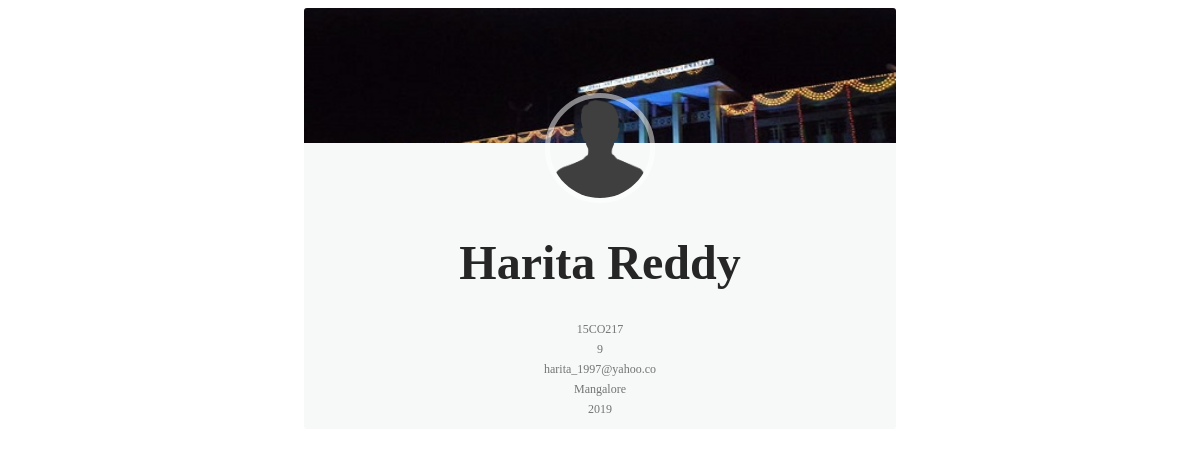
Page /alumni_tracker/search/display/15CO217/ on the committed database.
### alumni_tracker/models.py (models this page shows, shortened)
class Alumnus(models.Model):
	alumni_name = models.CharField(max_length=100)
	roll_no = models.CharField(max_length=7,primary_key=True)
	present_city = models.ForeignKey(Location,on_delete=models.SET_NULL,null=True)
	email_id = models.CharField(max_length=20,null=True)
	dept_code = models.ForeignKey(Department,on_delete=models.SET_NULL,null=True)
	grad_year = models.IntegerField()
	cgpa = models.IntegerField()

class Location(models.Model):
	city = models.CharField(max_length=30,primary_key=True)
	country = models.CharField(max_length=30)
	def __str__(self):
		return self.city

### alumni_tracker/views.py (the view)
# urls.py: url(r'^search/display/(?P<pk>[0-9]+[A-Z]+[0-9]+)/$', views.DetailView.as_view(), name='details'),
class DetailView(generic.DetailView):
	model = Alumnus
	template_name = 'alumni_tracker/details.html'
	context_object_name = 'alumnus'

### alumni_tracker/templates/alumni_tracker/details.html (shortened to what this page needs)
{% load staticfiles %}
<head>
		<link rel="stylesheet" type="text/css" href="{% static 'alumni_tracker/details.css' %}">
		<link rel="stylesheet" type="text/css" href="{% static 'alumni_tracker/font-awesome.min.css' %}">
	</head>
<body>
<div class="container">
	<div class="row">
		<div class="col-lg-3 col-sm-6">
            <div class="card hovercard">
                <div class="cardheader">
                </div>
                <div class="avatar">
                    <img src="images/alumnus.png">
                </div>
                <div class="info">
                    <div class="title">
                        <h1 target="_blank" href="">{{alumnus.alumni_name}}</h1>
                    </div>
                    <div class="desc">{{alumnus.roll_no}}</div>
                    <div class="desc">{{alumnus.cgpa}}</div>
                    <div class="desc">{{alumnus.email_id}}</div>
                    <div class="desc">{{alumnus.present_city}}</div>
                    <div class="desc">{{alumnus.grad_year}}</div>
                </div>
            </div>
        </div>
	</div>
</div>
</body>

### alumni_tracker/static/alumni_tracker/details.css (style rules this page uses)
.card { padding-top: 20px; margin: 10px 0 20px 0; background-color: rgba(214, 224, 226, 0.2); border-top-width: 0; border-bottom-width: 2px; -webkit-border-radius: 3px; -moz-border-radius: 3px; border-radius: 3px; -webkit-box-shadow: none; -moz-box-shadow: none; box-shadow: none; -webkit-box-sizing: border-box; -moz-box-sizing: border-box; box-sizing: border-box; }
.card.hovercard { position: relative; padding-top: 0; overflow: hidden; text-align: center; background-color: rgba(214, 224, 226, 0.2); width : 50%; margin : 0px auto; }
.card.hovercard .cardheader { background: url("images/profileback.jpg"); background-size: cover; height: 135px; }
.card.hovercard .avatar { position: relative; top: -50px; margin-bottom: -50px; }
.card.hovercard .avatar img { width: 100px; height: 100px; max-width: 100px; max-height: 100px; -webkit-border-radius: 50%; -moz-border-radius: 50%; border-radius: 50%; border: 5px solid rgba(255,255,255,0.5); }
.card.hovercard .info { padding: 4px 8px 10px; }
.card.hovercard .info .title { margin-bottom: 4px; font-size: 24px; line-height: 1; color: #262626; vertical-align: middle; }
.card.hovercard .info .desc { overflow: hidden; font-size: 12px; line-height: 20px; color: #737373; text-overflow: ellipsis; }

### rows in the picture
Alumnus: alumni_name "Harita Reddy", roll_no "15CO217", cgpa "9", email_id "harita_1997@yahoo.co", present_city "Mangalore", grad_year "2019"
